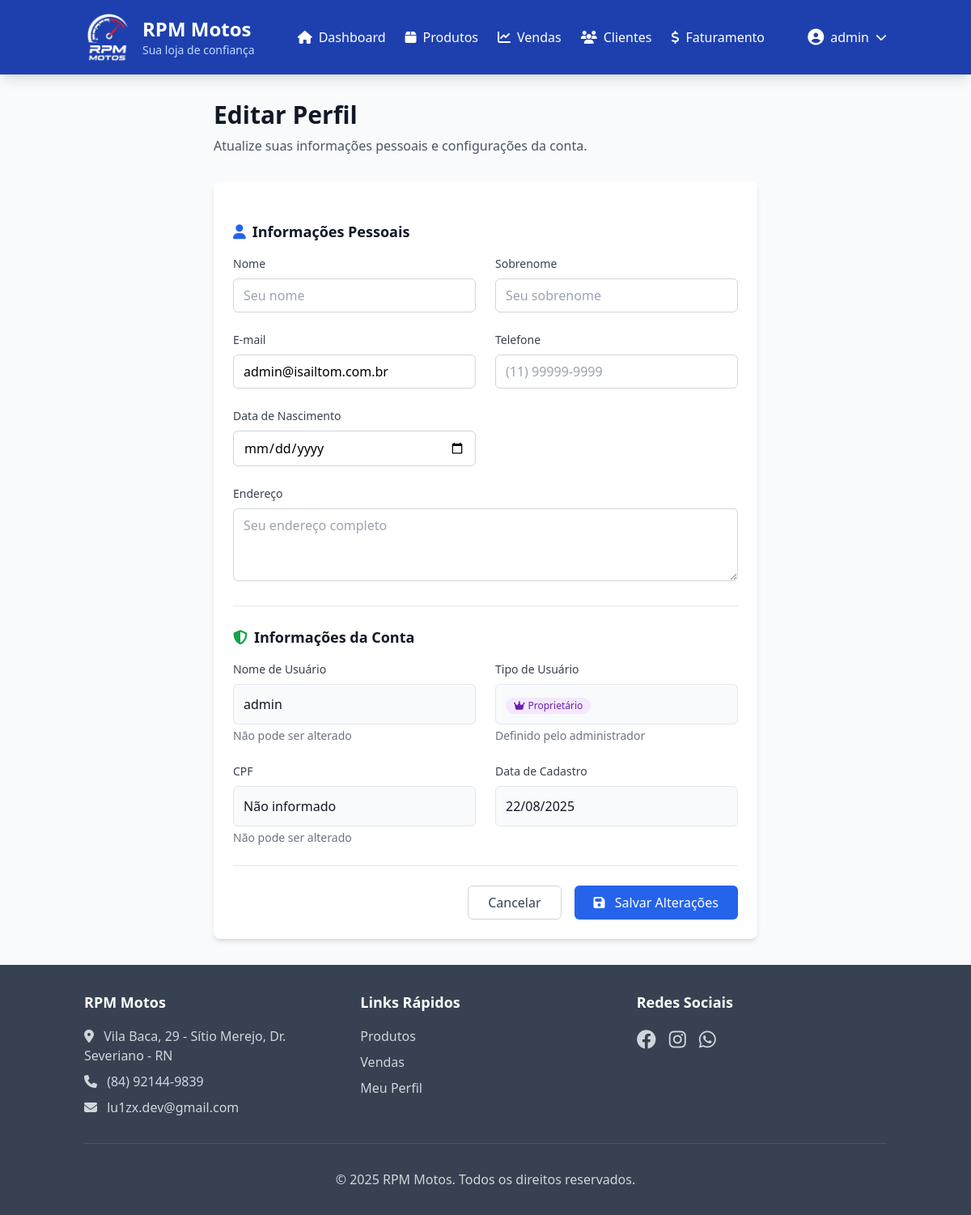
Screenshot of /perfil/editar/ (signed in) with the database file from the repository.
### usuarios/models.py (models this page shows, shortened)
class Usuario(AbstractUser):
    TIPO_CHOICES = [
        ('proprietario', 'Proprietário'),
        ('vendedor', 'Vendedor'),
        ('gerente', 'Gerente'),
    ]
    tipo_usuario = models.CharField(
        max_length=20,
        choices=TIPO_CHOICES,
        default='vendedor',
        verbose_name=_('Tipo de Usuário')
    )
    telefone = models.CharField(max_length=15, blank=True, verbose_name=_('Telefone'))
    endereco = models.TextField(blank=True, verbose_name=_('Endereço'))
    data_nascimento = models.DateField(null=True, blank=True, verbose_name=_('Data de Nascimento'))
    cpf = models.CharField(max_length=14, unique=True, blank=True, null=True, verbose_name=_('CPF'))
    class Meta:
        verbose_name = _('Usuário')
        verbose_name_plural = _('Usuários')
    @property
    def is_proprietario(self):
        return self.tipo_usuario == 'proprietario'

### usuarios/views.py (the view, shortened to what this page needs)
# urls.py: path('perfil/editar/', editar_perfil_view, name='editar_perfil'),
@login_required
def editar_perfil_view(request):
    context = {
        'usuario': request.user,
        'titulo': 'Editar Perfil - RPM Motos'
    }
    return render(request, 'usuarios/editar_perfil.html', context)

### templates/usuarios/editar_perfil.html (shortened to what this page needs)
{% extends 'base.html' %}
{% block content %}
<div class="max-w-2xl mx-auto">
    <div class="mb-8">
        <h1 class="text-3xl font-bold text-gray-900 mb-2">Editar Perfil</h1>
        <p class="text-gray-600">
            Atualize suas informações pessoais e configurações da conta.
        </p>
    </div>
    <div class="bg-white rounded-lg shadow-md p-6">
        <form method="post" class="space-y-6">
            <div class="border-b border-gray-200 pb-6">
                <h2 class="text-lg font-semibold text-gray-900 mb-4 flex items-center">
                    <i class="fas fa-user mr-2 text-blue-600"></i>
                    Informações Pessoais
                </h2>
                <div class="grid grid-cols-1 md:grid-cols-2 gap-6">
                    <div>
                        <label for="first_name" class="block text-sm font-medium text-gray-700 mb-2">
                            Nome
                        </label>
                        <input type="text" name="first_name" id="first_name"
                               value="{{ user.first_name|default:'' }}"
                               class="w-full px-3 py-2 border border-gray-300 rounded-md focus:outline-none focus:ring-2 focus:ring-blue-500"
                               placeholder="Seu nome">
                    </div>
                    <div>
                        <label for="last_name" class="block text-sm font-medium text-gray-700 mb-2">
                            Sobrenome
                        </label>
                        <input type="text" name="last_name" id="last_name"
                               value="{{ user.last_name|default:'' }}"
                               class="w-full px-3 py-2 border border-gray-300 rounded-md focus:outline-none focus:ring-2 focus:ring-blue-500"
                               placeholder="Seu sobrenome">
                    </div>
                    <div>
                        <label for="email" class="block text-sm font-medium text-gray-700 mb-2">
                            E-mail
                        </label>
                        <input type="email" name="email" id="email"
                               value="{{ user.email|default:'' }}"
                               class="w-full px-3 py-2 border border-gray-300 rounded-md focus:outline-none focus:ring-2 focus:ring-blue-500"
                               placeholder="seu@email.com">
                    </div>
                    <div>
                        <label for="telefone" class="block text-sm font-medium text-gray-700 mb-2">
                            Telefone
                        </label>
                        <input type="tel" name="telefone" id="telefone"
                               value="{{ user.telefone|default:'' }}"
                               class="w-full px-3 py-2 border border-gray-300 rounded-md focus:outline-none focus:ring-2 focus:ring-blue-500"
                               placeholder="(11) 99999-9999">
                    </div>
                    <div>
                        <label for="data_nascimento" class="block text-sm font-medium text-gray-700 mb-2">
                            Data de Nascimento
                        </label>
                        <input type="date" name="data_nascimento" id="data_nascimento"
                               value="{{ user.data_nascimento|date:'Y-m-d'|default:'' }}"
                               class="w-full px-3 py-2 border border-gray-300 rounded-md focus:outline-none focus:ring-2 focus:ring-blue-500">
                    </div>
                </div>
                <div class="mt-6">
                    <label for="endereco" class="block text-sm font-medium text-gray-700 mb-2">
                        Endereço
                    </label>
                    <textarea name="endereco" id="endereco" rows="3"
                              class="w-full px-3 py-2 border border-gray-300 rounded-md focus:outline-none focus:ring-2 focus:ring-blue-500"
                              placeholder="Seu endereço completo">{{ user.endereco|default:'' }}</textarea>
                </div>
            </div>
            <div class="border-b border-gray-200 pb-6">
                <h2 class="text-lg font-semibold text-gray-900 mb-4 flex items-center">
                    <i class="fas fa-shield-alt mr-2 text-green-600"></i>
                    Informações da Conta
                </h2>
                <div class="grid grid-cols-1 md:grid-cols-2 gap-6">
                    <div>
                        <label class="block text-sm font-medium text-gray-700 mb-2">
                            Nome de Usuário
                        </label>
                        <div class="p-3 bg-gray-50 rounded-md border">
                            <p class="text-gray-900">{{ user.username }}</p>
                        </div>
                        <p class="text-sm text-gray-500 mt-1">Não pode ser alterado</p>
                    </div>
                    <div>
                        <label class="block text-sm font-medium text-gray-700 mb-2">
                            Tipo de Usuário
                        </label>
                        <div class="p-3 bg-gray-50 rounded-md border">
                            <span class="inline-flex items-center px-2.5 py-0.5 rounded-full text-xs font-medium
                                {% if user.tipo_usuario == 'proprietario' %}bg-purple-100 text-purple-800
                                {% elif user.tipo_usuario == 'gerente' %}bg-blue-100 text-blue-800
                                {% else %}bg-green-100 text-green-800{% endif %}">
                                {% if user.tipo_usuario == 'proprietario' %}
                                    <i class="fas fa-crown mr-1"></i>Proprietário
                                {% elif user.tipo_usuario == 'gerente' %}
                                    <i class="fas fa-user-tie mr-1"></i>Gerente
                                {% else %}
                                    <i class="fas fa-user mr-1"></i>Vendedor
                                {% endif %}
                            </span>
                        </div>
                        <p class="text-sm text-gray-500 mt-1">Definido pelo administrador</p>
                    </div>
                    <div>
                        <label class="block text-sm font-medium text-gray-700 mb-2">
                            CPF
                        </label>
                        <div class="p-3 bg-gray-50 rounded-md border">
                            <p class="text-gray-900">{{ user.cpf|default:"Não informado" }}</p>
                        </div>
                        <p class="text-sm text-gray-500 mt-1">Não pode ser alterado</p>
                    </div>
                    <div>
                        <label class="block text-sm font-medium text-gray-700 mb-2">
                            Data de Cadastro
                        </label>
                        <div class="p-3 bg-gray-50 rounded-md border">
                            <p class="text-gray-900">{{ user.date_joined|date:"d/m/Y" }}</p>
                        </div>
                    </div>
                </div>
            </div>
            <div class="flex justify-end space-x-4">
                <a href="{% url 'usuarios:perfil' %}" class="px-6 py-2 border border-gray-300 text-gray-700 rounded-md hover:bg-gray-50 transition-colors">
                    Cancelar
                </a>
                <button type="submit" class="px-6 py-2 bg-blue-600 text-white rounded-md hover:bg-blue-700 transition-colors">
                    <i class="fas fa-save mr-2"></i>
                    Salvar Alterações
                </button>
            </div>
        </form>
    </div>
</div>
{% endblock %}

### templates/base.html (shortened to what this page needs)
<!DOCTYPE html>
<html lang="pt-BR">
<head>
    {% load static %}
    <script src="https://cdn.tailwindcss.com"></script>
    <link rel="stylesheet" href="https://cdnjs.cloudflare.com/ajax/libs/font-awesome/6.4.0/css/all.min.css">
</head>
<body class="bg-gray-50 min-h-screen">
    <header class="bg-moto-blue text-white shadow-lg">
        <div class="container mx-auto px-4 py-4">
            <div class="flex items-center justify-between">
                <div class="flex items-center space-x-3">
                    <img src="{% static 'img/logo.jpg' %}" alt="RPM Motos" height="60" width="60" >
                    <div>
                        <h1 class="text-2xl font-bold">RPM Motos</h1>
                        <p class="text-sm text-blue-200">Sua loja de confiança</p>
                    </div>
                </div>
                <nav class="hidden md:flex items-center space-x-6">
                    <a href="{% url 'usuarios:dashboard' %}" class="hover:text-blue-200 transition-colors">
                        <i class="fas fa-home mr-2"></i>Dashboard
                    </a>
                    <a href="{% url 'produtos:lista' %}" class="hover:text-blue-200 transition-colors">
                        <i class="fas fa-box mr-2"></i>Produtos
                    </a>
                    <a href="{% url 'vendas:dashboard' %}" class="hover:text-blue-200 transition-colors">
                        <i class="fas fa-chart-line mr-2"></i>Vendas
                    </a>
                    <a href="{% url 'vendas:lista_clientes' %}" class="hover:text-blue-200 transition-colors">
                        <i class="fas fa-users mr-2"></i>Clientes
                    </a>
                    {% if user.is_proprietario %}
                    <a href="{% url 'vendas:faturamento' %}" class="hover:text-blue-200 transition-colors">
                        <i class="fas fa-dollar-sign mr-2"></i>Faturamento
                    </a>
                    {% endif %}
                </nav>
                <div class="flex items-center space-x-4">
                    {% if user.is_authenticated %}
                        <div class="relative group" x-data="{ open: false }">
                            <button @click="open = !open" class="flex items-center space-x-2 hover:text-blue-200 transition-colors">
                                <i class="fas fa-user-circle text-xl"></i>
                                <span>{{ user.get_full_name|default:user.username }}</span>
                                <i class="fas fa-chevron-down text-sm"></i>
                            </button>
                        </div>
                    {% endif %}
                </div>
            </div>
        </div>
    </header>
    <main class="container mx-auto px-4 py-8">
        {% block content %}{% endblock %}
    </main>
    <footer class="bg-moto-gray text-white mt-auto">
        <div class="container mx-auto px-4 py-8">
            <div class="grid grid-cols-1 md:grid-cols-3 gap-8">
                <div>
                    <h3 class="text-lg font-semibold mb-4">RPM Motos</h3>
                    <p class="text-gray-300 mb-2">
                        <i class="fas fa-map-marker-alt mr-2"></i>
                        Vila Baca, 29 - Sítio Merejo, Dr. Severiano - RN
                    </p>
                    <p class="text-gray-300 mb-2">
                        <i class="fas fa-phone mr-2"></i>
                        (84) 92144-9839
                    </p>
                    <p class="text-gray-300">
                        <i class="fas fa-envelope mr-2"></i>
                        lu1zx.dev@gmail.com
                    </p>
                </div>
                <div>
                    <h3 class="text-lg font-semibold mb-4">Links Rápidos</h3>
                    <ul class="space-y-2">
                        <li><a href="{% url 'produtos:lista' %}" class="text-gray-300 hover:text-white transition-colors">Produtos</a></li>
                        <li><a href="{% url 'vendas:dashboard' %}" class="text-gray-300 hover:text-white transition-colors">Vendas</a></li>
                        <li><a href="{% url 'usuarios:perfil' %}" class="text-gray-300 hover:text-white transition-colors">Meu Perfil</a></li>
                    </ul>
                </div>
                <div>
                    <h3 class="text-lg font-semibold mb-4">Redes Sociais</h3>
                    <div class="flex space-x-4">
                        <a target="_blank" href="https://www.facebook.com/" class="text-gray-300 hover:text-white transition-colors">
                            <i class="fab fa-facebook text-2xl"></i>
                        </a>
                        <a target="_blank" href="https://www.instagram.com/lu1z_nt" class="text-gray-300 hover:text-white transition-colors">
                            <i class="fab fa-instagram text-2xl"></i>
                        </a>
                        <a target="_blank" href="https://wa.me/5584921449839?text=Olá, me interessei pelas motos" class="text-gray-300 hover:text-white transition-colors">
                            <i class="fab fa-whatsapp text-2xl"></i>
                        </a>
                    </div>
                </div>
            </div>
            <div class="border-t border-gray-600 mt-8 pt-8 text-center">
                <p class="text-gray-300">
                    &copy; 2025 RPM Motos. Todos os direitos reservados.
                </p>
            </div>
        </div>
    </footer>
</body>
</html>

### rows the page displays
Usuario: get_full_name "admin", email "admin@isailtom.com.br", username "admin", cpf "Não informado", date_joined "22/08/2025"
